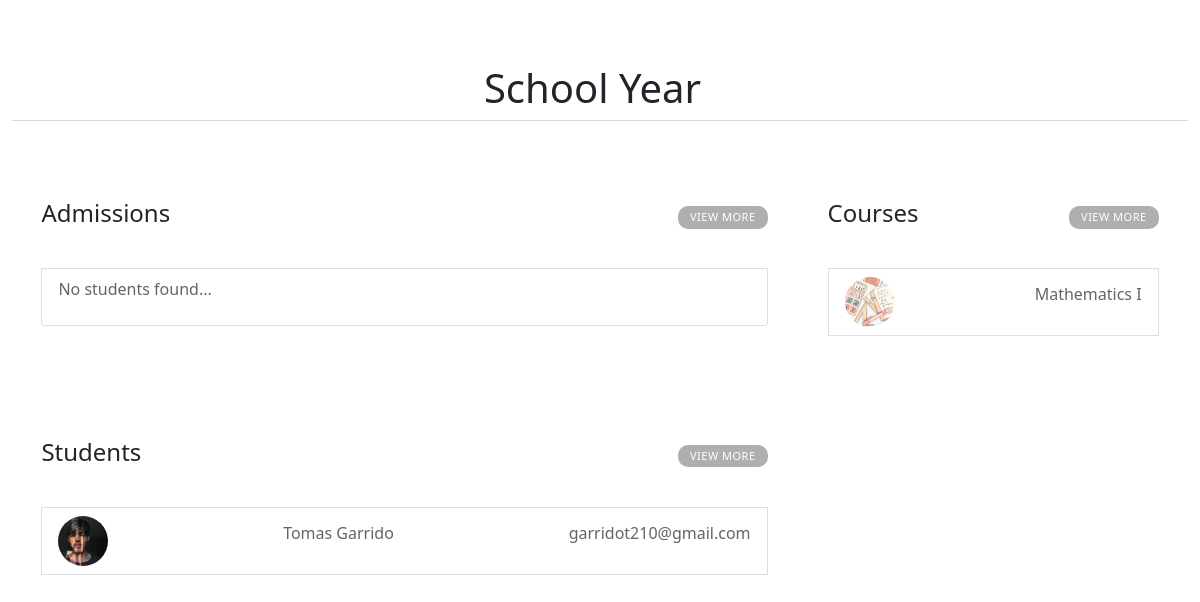
The page /academiaweb/years/year=1/ on the database its author committed.
### main_app/models.py (models this page shows, shortened)
class Students(models.Model):
    id              = models.AutoField(primary_key=True)
    user            = models.ForeignKey(UserAccount,on_delete=models.CASCADE)
    document        = models.CharField(max_length=8,unique=True)
    first_name      = models.CharField(max_length=200)
    last_name       = models.CharField(max_length=200)
    date_of_birth   = models.DateField(default=datetime.date.today)
    gender_choice   = (('male','male'),('feminine','feminine'),('undefined','undefined'))
    gender          = models.CharField(max_length=10, default='male', choices=gender_choice)
    nationality     = CountryField()
    year            = models.ForeignKey(SchoolYears,on_delete=models.CASCADE,blank=True,null=True)
    profile_picture = models.ImageField(upload_to='students/profile_pictures',blank=True,null=True)
    HS_diploma      = models.FileField(upload_to='students/high_school_diploma',blank=True,null=True)
    class Meta():
        verbose_name        = 'Student'
        verbose_name_plural = 'Students'
    @property
    def full_name(self):
        return '{} {}'.format(self.first_name,self.last_name)
    @property
    def email(self):
        return str(self.user)

class UserAccount(AbstractBaseUser,PermissionsMixin):
    email           = models.EmailField(unique=True)
    groups          = models.ManyToManyField(Group,blank=True)
    date_joined     = models.DateTimeField(auto_now_add=timezone.now())
    last_login      = models.DateTimeField(auto_now=timezone.now())
    is_active       = models.BooleanField(default=True)
    is_staff        = models.BooleanField(default=False)
    is_superuser    = models.BooleanField(default=False)
    is_teacher      = models.BooleanField(default=False)
    is_student      = models.BooleanField(default=False)
    is_admin        = models.BooleanField(default=False)
    USERNAME_FIELD  = 'email'
    objects = UserManager()
    def __str__(self):
        return self.email

class Courses(models.Model):
    id             = models.AutoField(primary_key=True)
    name           = models.CharField(max_length=200)
    description    = models.TextField()
    year           = models.ForeignKey(SchoolYears,on_delete=models.CASCADE)
    course_picture = models.ImageField(blank=True,null=True, upload_to='course_pictures')
    class Meta():
        verbose_name        = 'Course'
        verbose_name_plural = 'Courses'

### main_app/views.py (the view)
# urls.py: path('years/year=<str:pk>/',views.YearData,name='year')
def YearData(request,pk):
    year = SchoolYears.objects.get(id=pk)
    students  = Students.objects.filter(year = year)
    courses   = Courses.objects.filter(year = year)
    admssions = Applications.objects.filter(year=year)
    context   = {'year':year,'students':students,'courses':courses,'admssions':admssions}
    return render(request,'year_data.html',context)

### main_app/models.py (called while the page is built)
    def __str__(self):
        return str(self.id)

### main_app/templates/year_data.html
{% extends 'base.html' %}
{% load static %}
{% block content %}
<link rel="stylesheet" href="{% static 'css/year_data.css' %}">
<div class="container-fluid">
    <div class="title">
        <a href="{% url 'years' %}"><h1>School Year</h1></a>
    </div>
    <div class="content" >
        <div class="first-col">
            <ul class="list-group" >
                <div class="content-title">
                    <h4>Admissions</h4>
                    <a href="">
                        View More
                    </a>
                </div>
                {% if admissions %}{% for admission in admissions %}
                <a href="{% url 'admission' admission.email %}"><li class="list-group-item">
                    <img src="{{admission.profile_picture.url}}"  alt="">
                    <p>{{admission.full_name}}</p>
                    <p>{{admission.email}}</p>
                </li></a>{% endfor %}{% else %}
                <li class="list-group-item">
                    <p>No students found...</p>
                </li>
                {% endif %}
            </ul>
            <ul class="list-group" id="students">
                <div class="content-title">
                    <h4>Students</h4>
                    <a href="/academiaweb/students/?user=&document=&first_name=&last_name=&gender=&year={{year.id}}">
                        View More
                    </a>
                </div>
                {% if students %}{% for student in students %}
                <a href="{% url 'student' student.email %}"><li class="list-group-item">
                    <img src="{{student.profile_picture.url}}"  alt="">
                    <p>{{student.full_name}}</p>
                    <p>{{student.email}}</p>
                </li></a>{% endfor %}{% else %}
                <li class="list-group-item">
                    <p>No students found...</p>
                </li>
                {% endif %}
            </ul>
        </div>
        <div class="second-col">
            <ul class="list-group">
                <div class="content-title">
                    <h4>Courses</h4>
                    <a href="/academiaweb/courses/?name=&year=1">View More</a>
                </div>
                {% if courses %}{% for course in courses %}
                <a href="{% url 'course' course.name course.year %}"><li class="list-group-item">
                    <img src="{{course.course_picture.url}}"  alt="">
                    <p>{{course.name}}</p>
                </li></a>{% endfor %}{% else %}
                <li class="list-group-item">
                    <p>no courses found...</p>
                </li>
                {% endif %}
            </ul>
        </div>
    </div>
</div>
{% endblock %}

### main_app/static/css/year_data.css (style rules this page uses)
.container-fluid { width: 100%; }
.container-fluid .title { border-bottom: 1px solid #d9dadc; padding: 4rem 25px 0 10px; margin-bottom: 30px; text-align: center; }
.title a { text-decoration: none; color: #212529; }
a { text-decoration: none; }
p { color: rgb(100, 100, 100); }
.content { display: flex; justify-content: space-between; width: 95%; margin: auto; padding: 0; }
.first-col { width: 65%; padding: 1rem 0 0 0; }
.first-col #students { margin: 5rem 0 0 0; }
.second-col { margin: 1rem 0 0 3rem; width: 331px; }
.content-title { display: flex; justify-content: space-between; padding: 2rem 0; align-items: center; }
.content-title a { text-decoration: none; background: rgb(175, 175, 175); color: white; transition: all 0.2s; border-radius: 10px; margin: 0; padding: 3px 12px; font-weight: 400; font-size: 11px; text-transform: uppercase; letter-spacing: 0.5px; }
.list-group-item { display: flex; justify-content: space-between; align-items: center; }
.list-group-item img { width: 50px; border-radius: 50%; }

### rows shown on the page
Students: profile_picture (picture), full_name "Tomas Garrido", email "garridot210@gmail.com"
Courses: course_picture (picture), name "Mathematics I"
